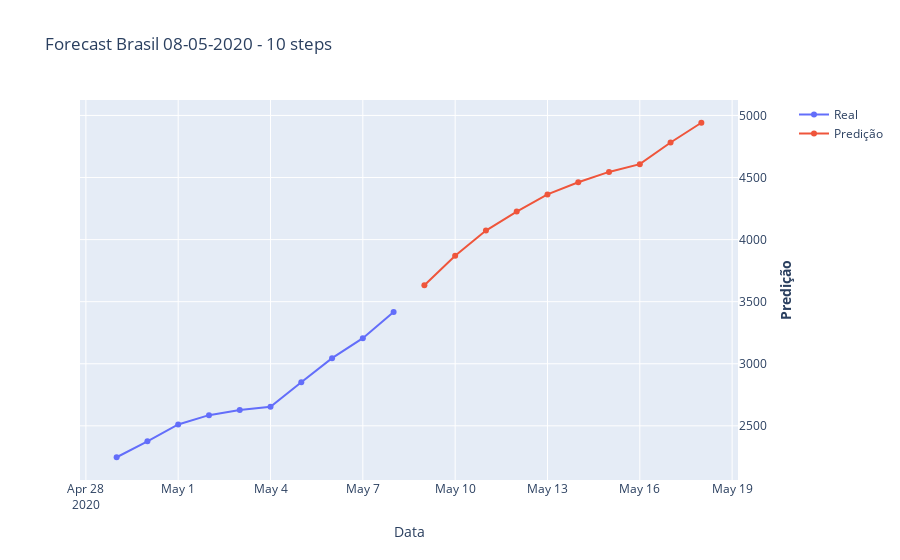

The code cell stored with this chart in its notebook:
### Markdown cell above
Zoom nos últimos 10 dias e nos novos 10 dias, alem de melhor visualização dos intervalos de confiança.

Nota: O intervalo de confiança é de 95%

### Code cell
import plotly.graph_objects as go
from plotly.subplots import make_subplots
fig = make_subplots(specs=[[{"secondary_y": True}]])
fig.add_trace(
    go.Scatter(x=df_ultimos_10.index, y=df_ultimos_10['deaths'], name="Real"),
    secondary_y=True,
)
fig.add_trace(
    go.Scatter(x=pred.predicted_mean.index, y=pred.predicted_mean, name="Predição"),
    secondary_y=True,
)
fig.update_layout(
    title_text="Forecast Estado de São Paulo 08-05-2020 - 10 steps ahead"
)
fig.update_xaxes(title_text="Data")
fig.update_yaxes(title_text="<b>Real</b>", secondary_y=False)
fig.update_yaxes(title_text="<b>Predição</b>", secondary_y=True)
fig.show()

### Figure 1 — Plotly figure (JSON) as saved in the notebook; plotly's stock layout.template omitted (floating-point values rounded to 4 significant figures)
{"data": [{"name": "Real", "type": "scatter", "x": ["2020-04-29T00:00:00", "2020-04-30T00:00:00", "2020-05-01T00:00:00", "2020-05-02T00:00:00", "2020-05-03T00:00:00", "2020-05-04T00:00:00", "2020-05-05T00:00:00", "2020-05-06T00:00:00", "2020-05-07T00:00:00", "2020-05-08T00:00:00"], "xaxis": "x", "y": [2247, 2375, 2511, 2586, 2627, 2654, 2851, 3045, 3206, 3416], "yaxis": "y2"}, {"name": "Predição", "type": "scatter", "x": ["2020-05-09T00:00:00", "2020-05-10T00:00:00", "2020-05-11T00:00:00", "2020-05-12T00:00:00", "2020-05-13T00:00:00", "2020-05-14T00:00:00", "2020-05-15T00:00:00", "2020-05-16T00:00:00", "2020-05-17T00:00:00", "2020-05-18T00:00:00"], "xaxis": "x", "y": [3633.0, 3870.0, 4073.0, 4225.0, 4364.0, 4462.0, 4545.0, 4608.0, 4782.0, 4941.0], "yaxis": "y2"}], "layout": {"title": {"text": "Forecast Brasil 08-05-2020 - 10 steps"}, "xaxis": {"anchor": "y", "domain": [0.0, 0.94], "title": {"text": "Data"}}, "yaxis": {"anchor": "x", "domain": [0.0, 1.0], "title": {"text": "<b>Real</b>"}}, "yaxis2": {"anchor": "x", "overlaying": "y", "side": "right", "title": {"text": "<b>Predição</b>"}}}}
